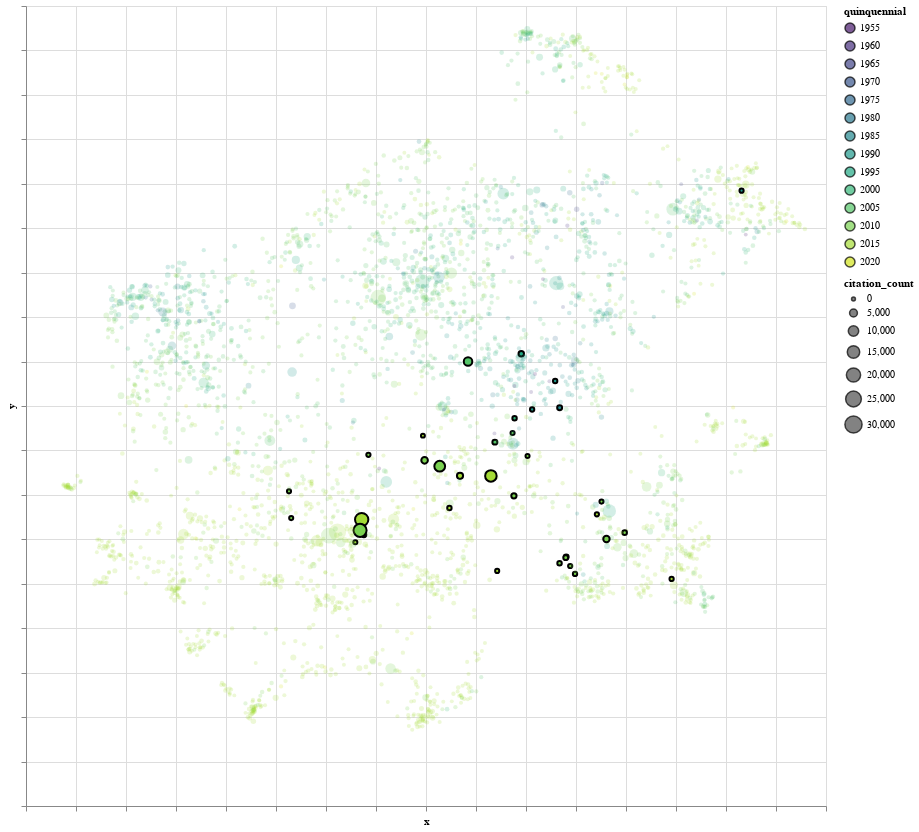

The cell this chart's notebook holds for it:
### Markdown cell above
### Buscar autores

### Code cell
# @title Edit the `AUTHOR_FILTER` variable to full text search for authors.

AUTHOR_FILTER = "Hinton"  # @param space at the end means "word border"

### Don't ignore case when searching...
FLAGS = 0
### uncomment do ignore case
# FLAGS = re.IGNORECASE

## --- FILTER CODE.. make it your own ---
data['issel'] = data['authors'].str.contains(AUTHOR_FILTER, na=False, flags=FLAGS, )
if data['issel'].mean()<0.0000000001:
  print('No match found')

## --- FROM HERE ON VIS CODE ---
alt.Chart(data[["x", "y", "authors", "title", YEAR_PERIOD, "citation_count", "issel"]], width=800,
                  height=800) \
    .mark_circle(stroke="black", strokeOpacity=1).encode(
    alt.Color(YEAR_PERIOD+':O',
              scale=alt.Scale(scheme='viridis', reverse=False),
              # legend=alt.Legend(title='Total Records')
              ),
    alt.Size('citation_count',
              scale=alt.Scale(type="pow", exponent=1, range=[15, 300])
              ),
    alt.StrokeWidth('issel:Q', scale=alt.Scale(type="linear", domain=[0,1], range=[0, 2]), legend=None),

    alt.Opacity('issel:Q', scale=alt.Scale(type="linear", domain=[0,1], range=[.2, 1]), legend=None),
    alt.X('x:Q',
        scale=alt.Scale(zero=False), axis=alt.Axis(labels=False)
    ),
    alt.Y('y:Q',
        scale=alt.Scale(zero=False), axis=alt.Axis(labels=False)
    ),
    tooltip=['title', 'authors'],
).interactive()

### Figure 1 — Vega-Lite specification as saved in the notebook (floating-point values rounded to 4 significant figures; data arrays with more than 128 entries replaced by an {"elided": "..."} marker saying what was removed)
{"config": {"view": {"continuousWidth": 400, "continuousHeight": 300}}, "data": {"name": "data-a5780c85954feee6629223ad7fa2e80d"}, "mark": {"type": "circle", "stroke": "black", "strokeOpacity": 1}, "encoding": {"color": {"field": "quinquennial", "scale": {"reverse": false, "scheme": "viridis"}, "type": "ordinal"}, "opacity": {"field": "issel", "legend": null, "scale": {"domain": [0, 1], "range": [0.2, 1], "type": "linear"}, "type": "quantitative"}, "size": {"field": "citation_count", "scale": {"exponent": 1, "range": [15, 300], "type": "pow"}, "type": "quantitative"}, "strokeWidth": {"field": "issel", "legend": null, "scale": {"domain": [0, 1], "range": [0, 2], "type": "linear"}, "type": "quantitative"}, "tooltip": [{"field": "title", "type": "nominal"}, {"field": "authors", "type": "nominal"}], "x": {"axis": {"labels": false}, "field": "x", "scale": {"zero": false}, "type": "quantitative"}, "y": {"axis": {"labels": false}, "field": "y", "scale": {"zero": false}, "type": "quantitative"}}, "height": 800, "selection": {"selector006": {"type": "interval", "bind": "scales", "encodings": ["x", "y"]}}, "width": 800, "$schema": "https://vega.github.io/schema/vega-lite/v4.17.0.json", "datasets": {"data-a5780c85954feee6629223ad7fa2e80d": {"elided": "3309 records"}}}
